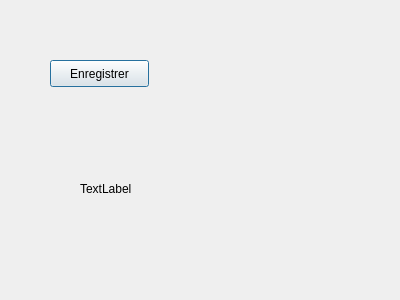
<?xml version="1.0" encoding="UTF-8"?>
<ui version="4.0">
 <class>Dialog</class>
 <widget class="QDialog" name="Dialog">
  <property name="geometry">
   <rect>
    <x>0</x>
    <y>0</y>
    <width>400</width>
    <height>300</height>
   </rect>
  </property>
  <property name="windowTitle">
   <string>Dialog</string>
  </property>
  <widget class="QPushButton" name="Button_Enregistrer">
   <property name="geometry">
    <rect>
     <x>50</x>
     <y>60</y>
     <width>99</width>
     <height>27</height>
    </rect>
   </property>
   <property name="text">
    <string>Enregistrer</string>
   </property>
  </widget>
  <widget class="QLabel" name="label">
   <property name="geometry">
    <rect>
     <x>80</x>
     <y>180</y>
     <width>68</width>
     <height>17</height>
    </rect>
   </property>
   <property name="text">
    <string>TextLabel</string>
   </property>
  </widget>
 </widget>
 <resources/>
 <connections>
  <connection>
   <sender>Button_Enregistrer</sender>
   <signal>clicked()</signal>
   <receiver>Dialog</receiver>
   <slot>EnregistrerClick()</slot>
   <hints>
    <hint type="sourcelabel">
     <x>127</x>
     <y>78</y>
    </hint>
    <hint type="destinationlabel">
     <x>119</x>
     <y>119</y>
    </hint>
   </hints>
  </connection>
 </connections>
 <slots>
  <slot>EnregistrerClick()</slot>
 </slots>
</ui>
